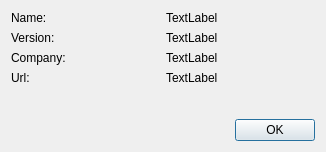
<?xml version="1.0" encoding="UTF-8"?>
<ui version="4.0">
 <class>AboutDialog</class>
 <widget class="QDialog" name="AboutDialog">
  <property name="geometry">
   <rect>
    <x>0</x>
    <y>0</y>
    <width>326</width>
    <height>152</height>
   </rect>
  </property>
  <property name="windowTitle">
   <string>Dialog</string>
  </property>
  <layout class="QVBoxLayout" name="verticalLayout">
   <item>
    <layout class="QGridLayout" name="gridLayout">
     <item row="0" column="0">
      <widget class="QLabel" name="label">
       <property name="text">
        <string>Name: </string>
       </property>
      </widget>
     </item>
     <item row="0" column="1">
      <widget class="QLabel" name="lblName">
       <property name="text">
        <string>TextLabel</string>
       </property>
      </widget>
     </item>
     <item row="1" column="0">
      <widget class="QLabel" name="label_2">
       <property name="text">
        <string>Version: </string>
       </property>
      </widget>
     </item>
     <item row="1" column="1">
      <widget class="QLabel" name="lblVersion">
       <property name="text">
        <string>TextLabel</string>
       </property>
      </widget>
     </item>
     <item row="2" column="0">
      <widget class="QLabel" name="label_3">
       <property name="text">
        <string>Company: </string>
       </property>
      </widget>
     </item>
     <item row="2" column="1">
      <widget class="QLabel" name="lblCompany">
       <property name="text">
        <string>TextLabel</string>
       </property>
      </widget>
     </item>
     <item row="3" column="0">
      <widget class="QLabel" name="label_4">
       <property name="text">
        <string>Url:</string>
       </property>
      </widget>
     </item>
     <item row="3" column="1">
      <widget class="QLabel" name="lblUrl">
       <property name="text">
        <string>TextLabel</string>
       </property>
      </widget>
     </item>
    </layout>
   </item>
   <item>
    <spacer name="verticalSpacer">
     <property name="orientation">
      <enum>Qt::Vertical</enum>
     </property>
     <property name="sizeHint" stdset="0">
      <size>
       <width>20</width>
       <height>40</height>
      </size>
     </property>
    </spacer>
   </item>
   <item>
    <widget class="QDialogButtonBox" name="buttonBox">
     <property name="orientation">
      <enum>Qt::Horizontal</enum>
     </property>
     <property name="standardButtons">
      <set>QDialogButtonBox::Ok</set>
     </property>
    </widget>
   </item>
  </layout>
 </widget>
 <resources/>
 <connections>
  <connection>
   <sender>buttonBox</sender>
   <signal>accepted()</signal>
   <receiver>AboutDialog</receiver>
   <slot>accept()</slot>
   <hints>
    <hint type="sourcelabel">
     <x>248</x>
     <y>254</y>
    </hint>
    <hint type="destinationlabel">
     <x>157</x>
     <y>274</y>
    </hint>
   </hints>
  </connection>
  <connection>
   <sender>buttonBox</sender>
   <signal>rejected()</signal>
   <receiver>AboutDialog</receiver>
   <slot>reject()</slot>
   <hints>
    <hint type="sourcelabel">
     <x>316</x>
     <y>260</y>
    </hint>
    <hint type="destinationlabel">
     <x>286</x>
     <y>274</y>
    </hint>
   </hints>
  </connection>
 </connections>
</ui>
